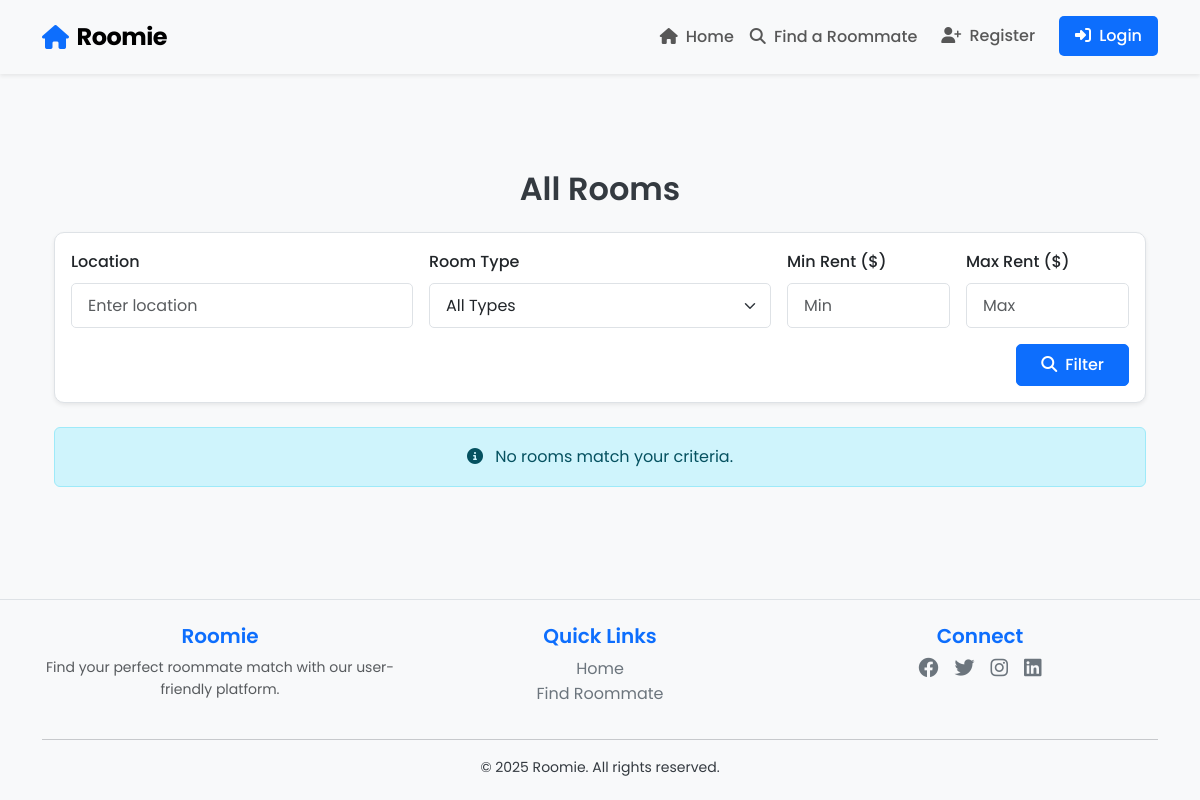
The page /filter-rooms/ on the database as committed earlier.
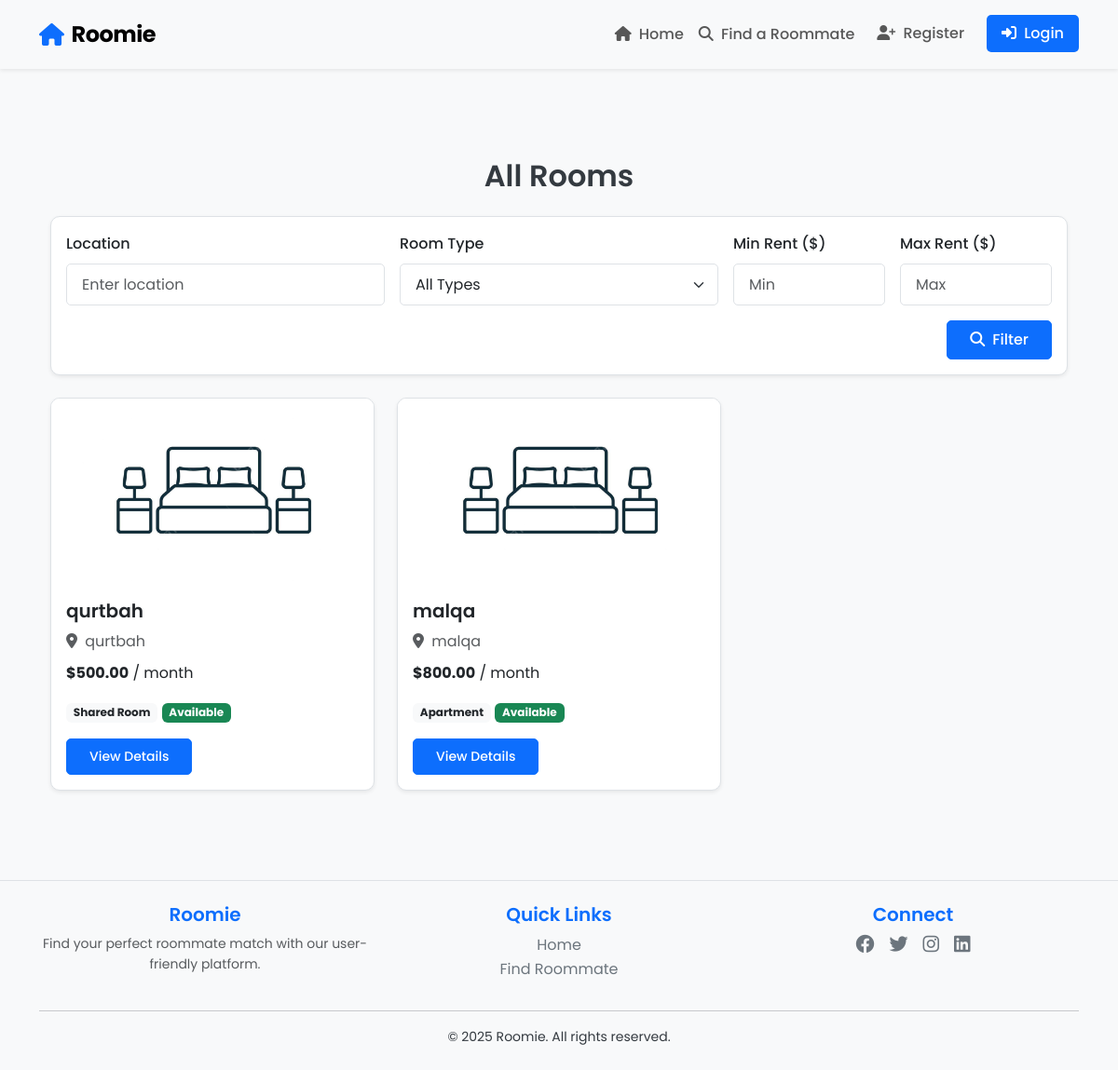
The same page on the database as committed later.
### core/models.py (models this page shows, shortened)
class Room(models.Model):
    room_id = models.AutoField(primary_key=True)  # Custom primary key
    provider = models.ForeignKey(User, on_delete=models.CASCADE, related_name='rooms')
    title = models.CharField(max_length=200)
    description = models.TextField()
    location = models.CharField(max_length=255)
    rent = models.DecimalField(max_digits=8, decimal_places=2)
    room_type = models.CharField(max_length=20, choices=[
        ('private', 'Private Room'),
        ('shared', 'Shared Room'),
        ('studio', 'Studio'),
        ('apartment', 'Apartment'),
    ])
    bedrooms = models.PositiveIntegerField(default=1)  # Number of bedrooms
    is_available = models.BooleanField(default=True)
    image = models.ImageField(
        upload_to='images/',
        blank=True,
        null=True,
        default='/media/images/default_room.jpg'  # Set default room image
        )
    created_at = models.DateTimeField(auto_now_add=True)

### roomie/views.py (the view)
# urls.py: path('filter-rooms/', views.filter_rooms, name='filter_rooms'),  # Advanced filter page
def filter_rooms(request):
    rooms = Room.objects.all()
    location = request.GET.get('location', '')
    room_type = request.GET.get('room_type', '')
    min_rent = request.GET.get('min_rent', '')
    max_rent = request.GET.get('max_rent', '')
    if location:
        rooms = rooms.filter(location__icontains=location)
    if room_type:
        rooms = rooms.filter(room_type=room_type)
    if min_rent:
        rooms = rooms.filter(rent__gte=min_rent)
    if max_rent:
        rooms = rooms.filter(rent__lte=max_rent)
    return render(request, 'filter_rooms.html', {'rooms': rooms})

### roomie/templates/filter_rooms.html (shortened to what this page needs)
{% extends 'base.html' %}
{% block content %}
<div class="container mt-5">
    <h2 class="text-center mb-4">All Rooms</h2>
    <div class="card shadow-sm mb-4">
        <div class="card-body">
            <form method="GET" class="row g-3">
                <div class="col-md-4">
                    <label for="location" class="form-label">Location</label>
                    <input
                        type="text"
                        id="location"
                        name="location"
                        class="form-control"
                        placeholder="Enter location"
                        value="{{ request.GET.location }}"
                    />
                </div>
                <div class="col-md-4">
                    <label for="room_type" class="form-label">Room Type</label>
                    <select id="room_type" name="room_type" class="form-select">
                        <option value="">All Types</option>
                    </select>
                </div>
                <div class="col-md-2">
                    <label for="min_rent" class="form-label">Min Rent ($)</label>
                    <input
                        type="number"
                        id="min_rent"
                        name="min_rent"
                        class="form-control"
                        placeholder="Min"
                        value="{{ request.GET.min_rent }}"
                    />
                </div>
                <div class="col-md-2">
                    <label for="max_rent" class="form-label">Max Rent ($)</label>
                    <input
                        type="number"
                        id="max_rent"
                        name="max_rent"
                        class="form-control"
                        placeholder="Max"
                        value="{{ request.GET.max_rent }}"
                    />
                </div>
                <div class="col-12 text-end">
                    <button type="submit" class="btn btn-primary">
                        <i class="fas fa-search me-1"></i> Filter
                    </button>
                </div>
            </form>
        </div>
    </div>
    <div class="row g-4">
        {% for room in rooms %}
        <div class="col-md-4">
            <div class="card h-100 shadow-sm">
                {% if room.image %}
                <img
                    src="{{ room.image.url }}"
                    class="card-img-top"
                    style="height: 200px; object-fit: cover;"
                    alt="{{ room.title }}"
                />
                {% else %}
                <img
                    src="/media/images/default_room.jpg"
                    class="card-img-top"
                    style="height: 200px; object-fit: cover;"
                    alt="Default Room Image"
                />
                {% endif %}
                <div class="card-body">
                    <h5 class="card-title">{{ room.title }}</h5>
                    <p class="card-text text-muted mb-2">
                        <i class="fas fa-map-marker-alt me-1"></i> {{ room.location }}
                    </p>
                    <p class="card-text">
                        <strong>${{ room.rent }}</strong> / month
                    </p>
                    <p class="card-text">
                        <span class="badge bg-light text-dark">{{ room.get_room_type_display }}</span>
                        {% if room.is_available %}
                        <span class="badge bg-success">Available</span>
                        {% else %}
                        <span class="badge bg-secondary">Unavailable</span>
                        {% endif %}
                    </p>
                    <a href="{% url 'room_detail' room.room_id %}" class="btn btn-primary btn-sm">View Details</a>
                </div>
            </div>
        </div>
        {% empty %}
        <div class="col-12">
            <div class="alert alert-info text-center">
                <i class="fas fa-info-circle me-2"></i> No rooms match your criteria.
            </div>
        </div>
        {% endfor %}
    </div>
</div>
{% endblock %}

### roomie/templates/base.html (shortened to what this page needs)
{% load static %}
<!DOCTYPE html>
<html lang="en">
  <head>
    <link
      rel="stylesheet"
      href="https://cdn.jsdelivr.net/npm/bootstrap@5.3.0/dist/css/bootstrap.min.css"
    />
    <link
      rel="stylesheet"
      href="https://cdnjs.cloudflare.com/ajax/libs/font-awesome/6.4.0/css/all.min.css"
    />
    <link rel="stylesheet" href="{% static 'roomie/styles.css' %}" />
  </head>
  <body class="page-transition">
    <nav class="navbar navbar-expand-lg navbar-light bg-light shadow-sm sticky-top">
      <div class="container">
        <a class="navbar-brand d-flex align-items-center" href="{% url 'home' %}">
          <i class="fas fa-home me-2 text-primary"></i>
          <span class="fw-bold">Roomie</span>
        </a>
        <div class="collapse navbar-collapse" id="navbarNav">
          <ul class="navbar-nav ms-auto">
            <li class="nav-item">
              <a class="nav-link" href="{% url 'home' %}">
                <i class="fas fa-home me-1"></i> Home
              </a>
            </li>
            <li class="nav-item">
              <a class="nav-link" href="{% url 'find_roommate' %}">
                <i class="fas fa-search me-1"></i> Find a Roommate
              </a>
            </li>
            {% if user.is_authenticated %}
              {% if user.account_type == 'seeker' %}
              <li class="nav-item">
                <a class="nav-link" href="{% url 'my_bookings' %}">
                  <i class="fas fa-calendar-check me-1"></i> My Bookings
                </a>
              </li>
              {% endif %}
              {% if user.account_type == 'provider' %}
              <li class="nav-item">
                <a class="nav-link" href="{% url 'manage_bookings' %}">
                  <i class="fas fa-tasks me-1"></i> Manage Bookings
                </a>
              </li>
              {% endif %}
              <li class="nav-item dropdown">
                <a
                  class="nav-link dropdown-toggle d-flex align-items-center"
                  href="#"
                  id="navbarDropdown"
                  role="button"
                  data-bs-toggle="dropdown"
                  aria-expanded="false"
                >
                  {% if user.profile_photo %}
                  <img
                    src="{{ user.profile_photo.url }}"
                    class="rounded-circle"
                    style="width: 30px; height: 30px; object-fit: cover"
                    alt="Profile"
                  />
                  {% else %}
                  <img
                    src="/media/profile_photos/default_user.jpg"
                    class="rounded-circle"
                    style="width: 30px; height: 30px; object-fit: cover"
                    alt="Default Profile"
                  />
                  {% endif %}
                  <span class="ms-2">{{ user.username }}</span>
                </a>
                <ul class="dropdown-menu dropdown-menu-end shadow" aria-labelledby="navbarDropdown">
                  <li>
                    <a class="dropdown-item" href="{% url 'user_profile' user.id %}">
                      <i class="fas fa-user me-2"></i> View Profile
                    </a>
                  </li>
                  <li><hr class="dropdown-divider" /></li>
                  <li>
                    <a class="dropdown-item" href="{% url 'logout' %}">
                      <i class="fas fa-sign-out-alt me-2"></i> Logout
                    </a>
                  </li>
                </ul>
              </li>
            {% else %}
            <li class="nav-item me-2">
              <a class="nav-link btn btn-outline-primary px-3" href="{% url 'register' %}">
                <i class="fas fa-user-plus me-1"></i> Register
              </a>
            </li>
            <li class="nav-item">
              <a class="nav-link btn btn-primary text-white px-3" href="{% url 'login' %}">
                <i class="fas fa-sign-in-alt me-1"></i> Login
              </a>
            </li>
            {% endif %}
          </ul>
        </div>
      </div>
    </nav>
    <main class="container py-5">{% block content %}{% endblock %}</main>
    <footer class="bg-light text-center py-4 mt-5">
      <div class="container">
        <div class="row">
          <div class="col-md-4 mb-3 mb-md-0">
            <h5 class="text-primary">Roomie</h5>
            <p class="text-muted small">
              Find your perfect roommate match with our user-friendly platform.
            </p>
          </div>
          <div class="col-md-4 mb-3 mb-md-0">
            <h5 class="text-primary">Quick Links</h5>
            <ul class="list-unstyled">
              <li><a href="{% url 'home' %}" class="text-decoration-none">Home</a></li>
              <li><a href="{% url 'find_roommate' %}" class="text-decoration-none">Find Roommate</a></li>
            </ul>
          </div>
          <div class="col-md-4">
            <h5 class="text-primary">Connect</h5>
            <div class="d-flex justify-content-center">
              <a href="#" class="text-decoration-none mx-2"><i class="fab fa-facebook fa-lg"></i></a>
              <a href="#" class="text-decoration-none mx-2"><i class="fab fa-twitter fa-lg"></i></a>
              <a href="#" class="text-decoration-none mx-2"><i class="fab fa-instagram fa-lg"></i></a>
              <a href="#" class="text-decoration-none mx-2"><i class="fab fa-linkedin fa-lg"></i></a>
            </div>
          </div>
        </div>
        <hr />
        <p class="mb-0 small">© 2025 Roomie. All rights reserved.</p>
      </div>
    </footer>
  </body>
</html>

### roomie/static/roomie/styles.css (style rules this page uses)
body { font-family: "Poppins", sans-serif; background-color: #f8f9fa; color: #343a40; line-height: 1.6; }
h1, h2, h3, h4, h5, h6 { font-weight: 600; }
.navbar { padding: 0.8rem 1rem; }
.navbar-brand { font-size: 1.5rem; font-weight: 700; letter-spacing: -0.5px; }
.nav-link { font-weight: 500; padding: 0.5rem 1rem; transition: all 0.3s; }
.card { border-radius: 10px; overflow: hidden; border: 1px solid #dee2e6; box-shadow: 0 6px 15px rgba(0, 0, 0, 0.05); }
.card-title { font-weight: 600; margin-bottom: 0.5rem; }
.card-img-top { height: 200px; object-fit: cover; }
.btn { font-weight: 500; padding: 0.5rem 1.5rem; border-radius: 5px; }
.btn-primary { background-color: #0d6efd; border-color: #0d6efd; }
.form-control, .form-select { border-radius: 5px; padding: 0.6rem 1rem; border: 1px solid #dee2e6; }
.form-label { font-weight: 500; margin-bottom: 0.5rem; }
footer { border-top: 1px solid #dee2e6; }
footer a { color: #6c757d; transition: color 0.3s; }

Rows that differ between the two databases and show on the page:
added Room: title "qurtbah", location "qurtbah", rent "500.00", room_type "Shared Room", is_available "Available"
added Room: image (placeholder picture), title "malqa", location "malqa", rent "800.00", room_type "Apartment", is_available "Available"
Other text that changed with them:
text no longer shown: "No rooms match your criteria."
